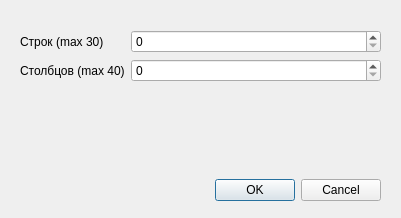
<?xml version="1.0" encoding="UTF-8"?>
<ui version="4.0">
 <class>SizeDialog</class>
 <widget class="QDialog" name="SizeDialog">
  <property name="geometry">
   <rect>
    <x>0</x>
    <y>0</y>
    <width>401</width>
    <height>218</height>
   </rect>
  </property>
  <property name="windowTitle">
   <string>Dialog</string>
  </property>
  <widget class="QWidget" name="layoutWidget">
   <property name="geometry">
    <rect>
     <x>20</x>
     <y>30</y>
     <width>361</width>
     <height>171</height>
    </rect>
   </property>
   <layout class="QFormLayout" name="formLayout">
    <item row="0" column="0">
     <widget class="QLabel" name="label">
      <property name="text">
       <string>Строк (max 30)</string>
      </property>
     </widget>
    </item>
    <item row="0" column="1">
     <widget class="QSpinBox" name="RSpinBox"/>
    </item>
    <item row="5" column="1">
     <spacer name="verticalSpacer">
      <property name="orientation">
       <enum>Qt::Vertical</enum>
      </property>
      <property name="sizeHint" stdset="0">
       <size>
        <width>20</width>
        <height>40</height>
       </size>
      </property>
     </spacer>
    </item>
    <item row="6" column="0" colspan="2">
     <widget class="QDialogButtonBox" name="buttonBox">
      <property name="orientation">
       <enum>Qt::Horizontal</enum>
      </property>
      <property name="standardButtons">
       <set>QDialogButtonBox::Cancel|QDialogButtonBox::Ok</set>
      </property>
     </widget>
    </item>
    <item row="4" column="1">
     <widget class="QSpinBox" name="CSpinBox"/>
    </item>
    <item row="4" column="0">
     <widget class="QLabel" name="label_2">
      <property name="text">
       <string>Столбцов (max 40)</string>
      </property>
     </widget>
    </item>
   </layout>
  </widget>
 </widget>
 <resources/>
 <connections>
  <connection>
   <sender>buttonBox</sender>
   <signal>accepted()</signal>
   <receiver>SizeDialog</receiver>
   <slot>accept()</slot>
   <hints>
    <hint type="sourcelabel">
     <x>248</x>
     <y>254</y>
    </hint>
    <hint type="destinationlabel">
     <x>157</x>
     <y>274</y>
    </hint>
   </hints>
  </connection>
  <connection>
   <sender>buttonBox</sender>
   <signal>rejected()</signal>
   <receiver>SizeDialog</receiver>
   <slot>reject()</slot>
   <hints>
    <hint type="sourcelabel">
     <x>316</x>
     <y>260</y>
    </hint>
    <hint type="destinationlabel">
     <x>286</x>
     <y>274</y>
    </hint>
   </hints>
  </connection>
 </connections>
</ui>
